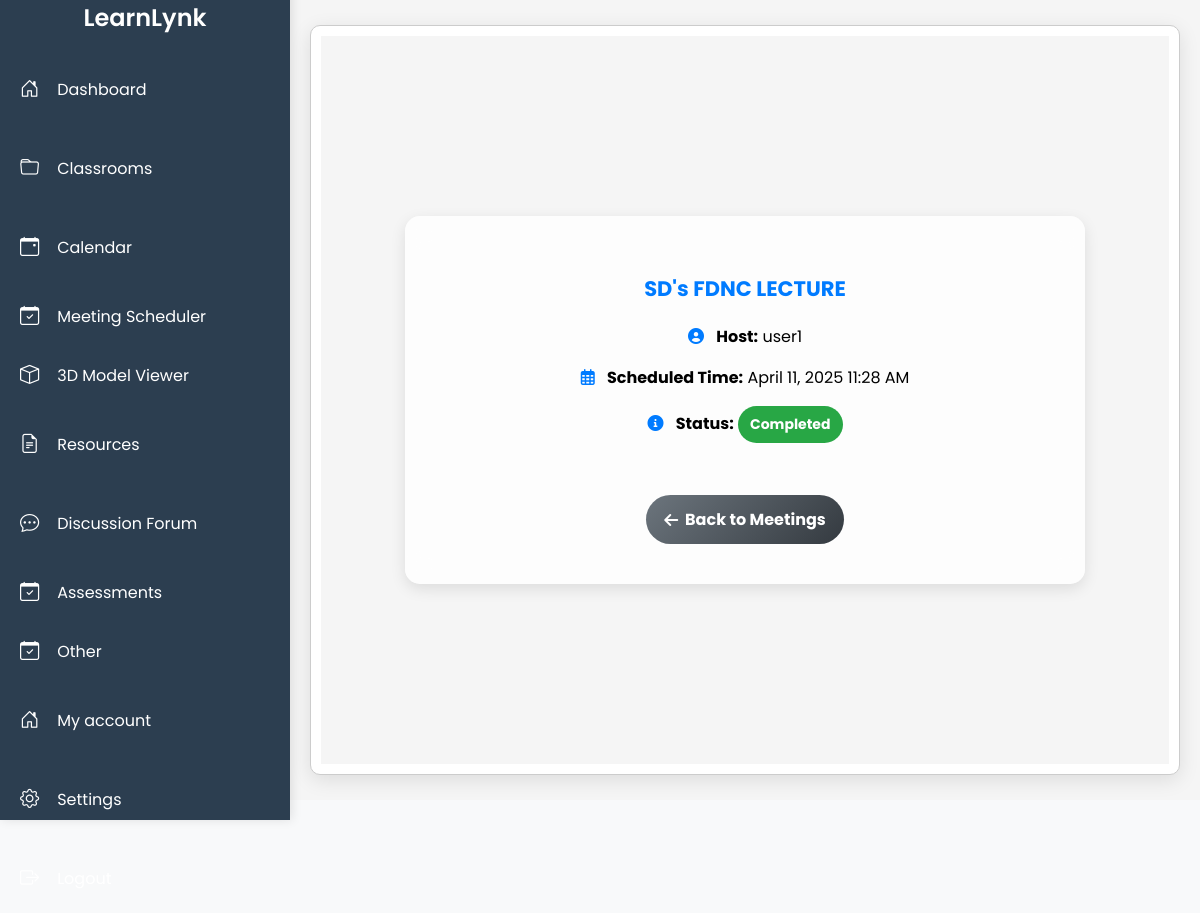
Page /meetings/meeting/26/ (signed in) on the committed database.
### meeting_scheduler/models.py (models this page shows, shortened)
class Meeting(models.Model):
    STATUS_CHOICES = [
        ('Upcoming', 'Upcoming'),
        ('Ongoing', 'Ongoing'),
        ('Completed', 'Completed'),
        ('Canceled', 'Canceled'),
    ]
    title = models.CharField(max_length=255)
    description = models.TextField(blank=True, null=True)
    host = models.ForeignKey(settings.AUTH_USER_MODEL, on_delete=models.CASCADE, related_name="hosted_meetings")
    participants = models.ManyToManyField(settings.AUTH_USER_MODEL, related_name="meetings")
    scheduled_time = models.DateTimeField()
    end_time = models.DateTimeField(null=True, blank=True)
    meeting_link = models.URLField(blank=True, null=True)
    status = models.CharField(max_length=10, choices=STATUS_CHOICES, default="Upcoming")

### dashboard/models.py (models this page shows)
class CustomUser(AbstractUser):
    ROLE_CHOICES = [
        ('Admin', 'Admin'),
        ('Instructor', 'Instructor'),
        ('Student', 'Student'),
    ]
    role = models.CharField(max_length=20, choices=ROLE_CHOICES, default='Student')
    institution = models.ForeignKey(Institution, on_delete=models.CASCADE, null=True, blank=True)
    session_year = models.CharField(max_length=10, blank=True, null=True)
    semester = models.CharField(max_length=10, blank=True, null=True)
    student_class = models.CharField(max_length=100, blank=True, null=True)
    course = models.CharField(max_length=100, blank=True, null=True)
    student_id = models.CharField(max_length=20, blank=True, null=True)
    faculty = models.CharField(max_length=100, blank=True, null=True)
    position = models.CharField(max_length=100, blank=True, null=True)
    profile_image = models.ImageField(upload_to="profile_images/", default="default.jpg")
    def __str__(self):
        return self.username

### meeting_scheduler/views.py (the view)
# urls.py: path("meeting/<int:meeting_id>/", views.meeting_detail, name="meeting_detail"),
@login_required
def meeting_detail(request, meeting_id):
    meeting = get_object_or_404(Meeting, id=meeting_id)
    if meeting.host.institution != request.user.institution:
        raise PermissionDenied("You do not have permission to view this meeting.")
    return render(request, "meeting_scheduler/meeting_detail.html", {"meeting": meeting})

### dashboard/context_processors.py (called while the page is built)
def user_preferences(request):
    if request.user.is_authenticated:
        try:
            prefs = UserPreference.objects.get(user=request.user)
            return {
                'user_theme': prefs.theme,
                'user_font_size': prefs.font_size,
                'user_font_style': prefs.font_style,
            }
        except UserPreference.DoesNotExist:
            pass
    return {}

### virtual_classroom/routers.py (called while the page is built)
    @staticmethod
    def set_tenant_db(database_name):
        _db_context.tenant_db = database_name

### meeting_scheduler/templates/meeting_scheduler/meeting_detail.html (shortened to what this page needs)
{% extends "base.html" %}
{% block content %}
<link rel="stylesheet" href="/static/css/details.css">
<center>
<div class="pbody">
<div class="container mt-5 d-flex justify-content-center">
    <div class="meeting-card shadow-lg p-5 rounded-4">
        <h2 class="text-center meeting-title">{{ meeting.title }}</h2>
        <div class="meeting-info">
            <p><i class="fas fa-user-circle icon"></i> <strong>Host:</strong> {{ meeting.host }}</p>
            <p><i class="far fa-calendar-alt icon"></i> <strong>Scheduled Time:</strong>
                {{ meeting.scheduled_time|date:"F d, Y H:i A" }}
            </p>
            <p><i class="fas fa-info-circle icon"></i> <strong>Status:</strong>
                <span class="status-badge {{ meeting.status|lower }}">
                    {{ meeting.status }}
                </span>
            </p>
        </div>
<br/>
        <br/>
        <div class="text-center mt-4">
            <a href="{% url 'meeting_scheduler:all_meetings' %}" class="btn back-btn">
                <i class="fas fa-arrow-left"></i> &nbsp;&nbsp;Back to Meetings
            </a>
        </div>
    </div>
</div>
</div>
</center>
<link rel="stylesheet" href="https://cdnjs.cloudflare.com/ajax/libs/font-awesome/6.0.0/css/all.min.css">
{% endblock %}

### dashboard/static/css/style.css (style rules this page uses)
body { font-family: Arial, sans-serif; margin: 0; padding: 0; display: flex; height: 100vh; }
.container { display: flex; width: 100%; }

### dashboard/static/css/base1.css (style rules this page uses)
body { margin: 0; padding: 0; background: #f8f9fa; display: flex; }
.container { display: flex; width: 100%; }

### meeting_scheduler/static/css/details.css (style rules this page uses)
.pbody,.container { font-family: 'Poppins', sans-serif; margin: 0; padding: 0; display: flex; justify-content: center; align-items: center; min-height: 91.1vh; background: #f5f5f5; }
.meeting-card { max-width: 600px; width: 100%; background: rgba(255, 255, 255, 0.8); backdrop-filter: blur(15px); border-radius: 15px; padding: 40px; text-align: center; box-shadow: 0px 5px 15px rgba(0, 0, 0, 0.1); }
.meeting-title { font-weight: bold; color: #007bff; margin-bottom: 20px; }
.meeting-info p { font-size: 16px; margin-bottom: 10px; }
.icon { color: #007bff; margin-right: 8px; }
.status-badge { display: inline-block; padding: 8px 12px; border-radius: 20px; font-size: 14px; font-weight: bold; color: white; }
.status-badge.completed { background-color: #28a745; }
.btn { display: inline-flex; align-items: center; justify-content: center; text-decoration: none; padding: 12px 18px; font-size: 16px; border-radius: 30px; font-weight: bold; transition: all 0.3s ease-in-out; border: none; color: white; cursor: pointer; }
.back-btn { background: linear-gradient(135deg, #6c757d, #343a40); }

### dashboard/templates/base.html (style rules this page uses)
.font-poppins { font-family: 'Poppins', sans-serif; }
.size-small { font-size: 14px; }

### rows in the picture
Meeting: title "SD's FDNC LECTURE", host "user1", scheduled_time "April 11, 2025 11:28 AM", status "Completed"
